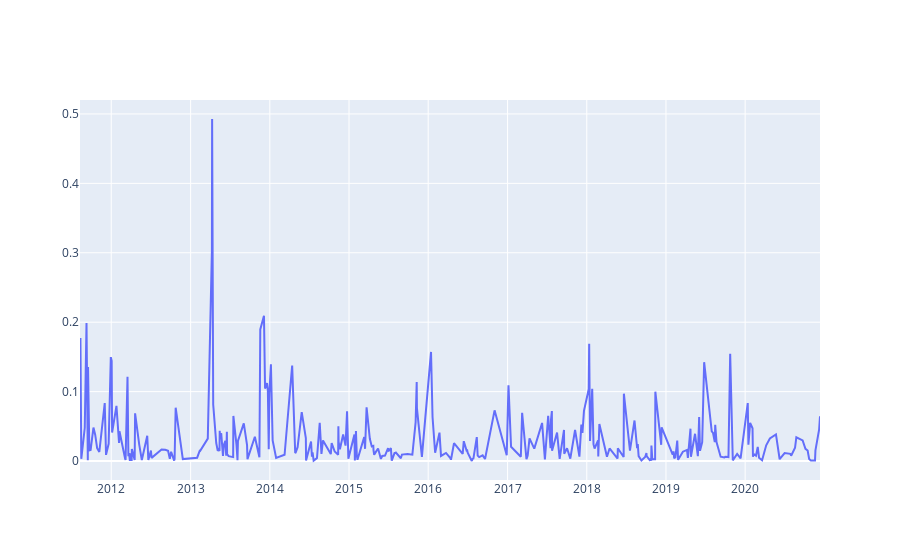

Source (notebook cell):
### Code cell
import plotly.graph_objects as go

# show perecentages of wrong predictions over time
fig = go.Figure(data=go.Scatter(x=dfwrongs.abs().index, y=dfwrongs.abs().percentage_daily_return.values))
fig.show()

### Figure 1 — Plotly figure (JSON) as saved in the notebook; plotly's stock layout.template omitted (floating-point values rounded to 4 significant figures; data arrays with more than 128 entries replaced by an {"elided": "..."} marker saying what was removed)
{"data": [{"type": "scatter", "x": {"elided": "310 str values"}, "y": {"elided": "310 float values"}}], "layout": {}}
